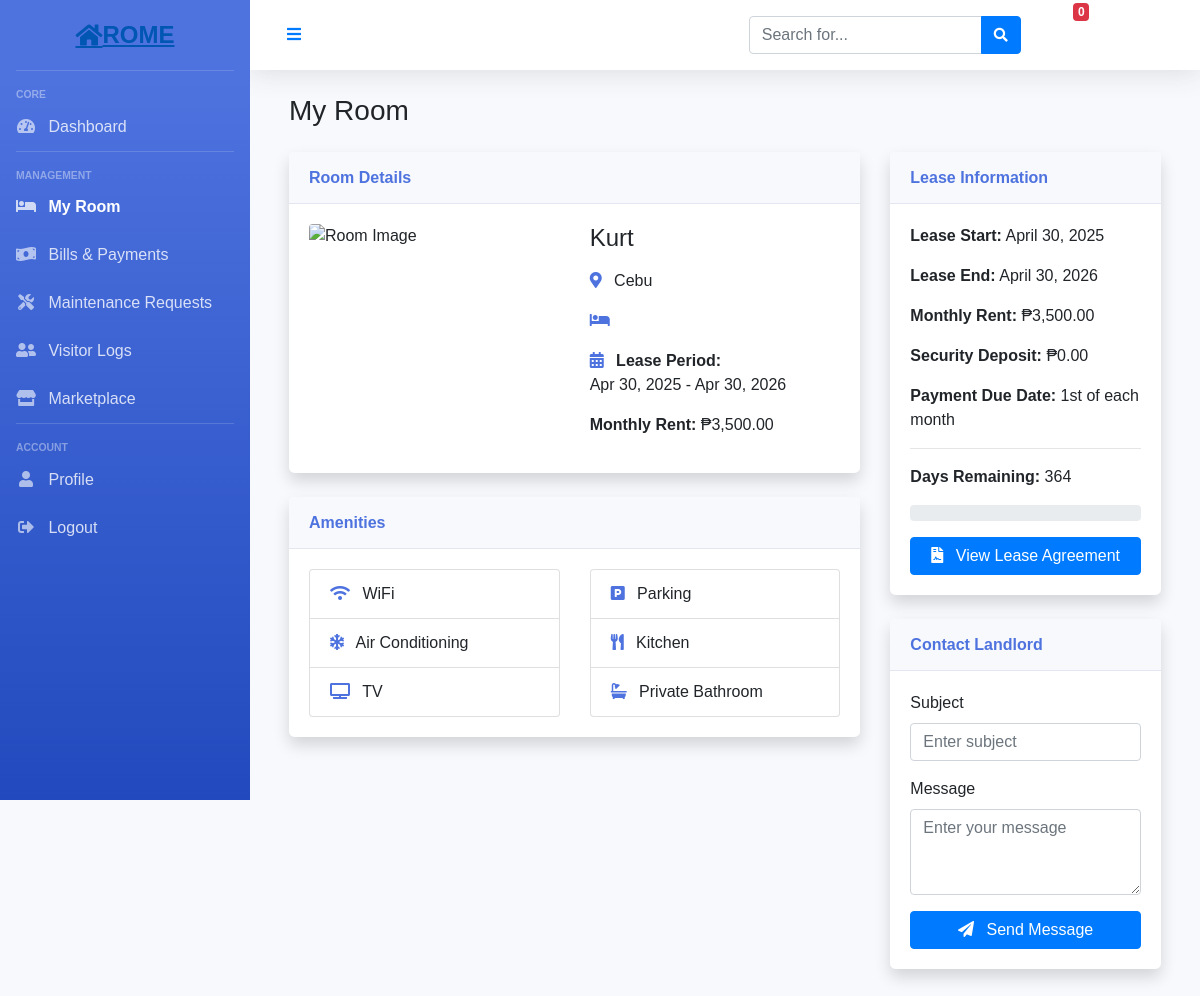
The app's page /tenant/tabs/dashboard-tab.php?tab=my-room (signed in) with its own data.
### tables this page shows
CREATE TABLE `current_rentals` (
  `id` int(10) UNSIGNED NOT NULL,
  `user_id` int(10) UNSIGNED NOT NULL,
  `room_id` int(10) UNSIGNED NOT NULL,
  `room_name` varchar(191) NOT NULL,
  `room_type` varchar(100) NOT NULL,
  `start_date` date NOT NULL,
  `end_date` date NOT NULL,
  `monthly_rent` decimal(10,2) NOT NULL,
  `security_deposit` decimal(10,2) DEFAULT 0.00,
  `status` enum('active','expired','terminated') NOT NULL DEFAULT 'active',
  `created_at` timestamp NULL DEFAULT current_timestamp(),
  `updated_at` timestamp NULL DEFAULT current_timestamp()
);

CREATE TABLE `room_rental_registrations` (
  `id` int(10) UNSIGNED NOT NULL,
  `fullname` varchar(191) NOT NULL,
  `mobile` varchar(191) NOT NULL,
  `alternat_mobile` varchar(191) NOT NULL,
  `email` varchar(191) NOT NULL,
  `country` varchar(191) NOT NULL,
  `state` varchar(191) NOT NULL,
  `city` varchar(191) NOT NULL,
  `landmark` varchar(191) NOT NULL,
  `rent` varchar(191) NOT NULL,
  `sale` varchar(190) DEFAULT NULL,
  `deposit` varchar(191) NOT NULL,
  `plot_number` varchar(191) NOT NULL,
  `rooms` varchar(100) DEFAULT NULL,
  `address` varchar(191) NOT NULL,
  `accommodation` varchar(191) NOT NULL,
  `description` varchar(191) NOT NULL,
  `image` longtext DEFAULT NULL,
  `open_for_sharing` varchar(191) DEFAULT NULL,
  `other` varchar(191) DEFAULT NULL,
  `vacant` int(1) NOT NULL DEFAULT 1,
  `created_at` timestamp NULL DEFAULT current_timestamp(),
  `updated_at` timestamp NULL DEFAULT current_timestamp(),
  `user_id` int(10) DEFAULT NULL
);

### tenant/tabs/my-room-tab.php (the view, shortened to what this page needs)
<?php
require_once($_SERVER['DOCUMENT_ROOT'].'/ROME/config/config.php');
if (isset($current_rental['room_id'])) {
    try {
        $stmt = $connect->prepare('SELECT rent, image AS room_image FROM room_rental_registrations WHERE id = :room_id');
        $stmt->execute(['room_id' => $current_rental['room_id']]);
        $room_details = $stmt->fetch(PDO::FETCH_ASSOC);
        $monthly_rent = $room_details['rent'] ?? $current_rental['monthly_rent'];
        $current_rental['room_image'] = $room_details['room_image'] ?? ($current_rental['room_image'] ?? null);
    } catch(PDOException $e) {
        $monthly_rent = $current_rental['monthly_rent'];
        error_log("Error fetching room rent: " . $e->getMessage());
    }
}
?>
<div class="d-sm-flex align-items-center justify-content-between mb-4">
    <h1 class="h3 mb-0 text-gray-800">My Room</h1>
</div>
<?php if (isset($current_rental) && $current_rental): ?>
<div class="row">
    <div class="col-lg-8">
        <div class="card shadow mb-4">
            <div class="card-header py-3">
                <h6 class="m-0 font-weight-bold text-primary">Room Details</h6>
            </div>
            <div class="card-body">
                <div class="row">
                    <div class="col-md-6">
                        <img src="/ROME/<?php echo $current_rental['room_image'] ? $current_rental['room_image'] : 'assets/img/default-room.jpg'; ?>"
                             class="img-fluid rounded mb-4" alt="Room Image">
                    </div>
                    <div class="col-md-6">
                        <h4 class="mb-3"><?php echo $current_rental['room_name']; ?></h4>
                        <p><i class="fas fa-map-marker-alt mr-2 text-primary"></i> <?php echo $current_rental['location']; ?></p>
                        <p><i class="fas fa-bed mr-2 text-primary"></i> <?php echo $current_rental['room_type']; ?></p>
                        <p><i class="fas fa-calendar-alt mr-2 text-primary"></i> <strong>Lease Period:</strong><br>
                           <?php echo date('M d, Y', strtotime($current_rental['start_date'])); ?> -
                           <?php echo date('M d, Y', strtotime($current_rental['end_date'])); ?></p>
                        <p><strong>Monthly Rent:</strong>
                           ₱<?php echo number_format($monthly_rent, 2); ?></p>
                    </div>
                </div>
            </div>
        </div>
        <div class="card shadow mb-4">
            <div class="card-header py-3">
                <h6 class="m-0 font-weight-bold text-primary">Amenities</h6>
            </div>
            <div class="card-body">
                <div class="row">
                    <div class="col-md-6">
                        <ul class="list-group">
                            <li class="list-group-item"><i class="fas fa-wifi mr-2 text-primary"></i> WiFi</li>
                            <li class="list-group-item"><i class="fas fa-snowflake mr-2 text-primary"></i> Air Conditioning</li>
                            <li class="list-group-item"><i class="fas fa-tv mr-2 text-primary"></i> TV</li>
                        </ul>
                    </div>
                    <div class="col-md-6">
                        <ul class="list-group">
                            <li class="list-group-item"><i class="fas fa-parking mr-2 text-primary"></i> Parking</li>
                            <li class="list-group-item"><i class="fas fa-utensils mr-2 text-primary"></i> Kitchen</li>
                            <li class="list-group-item"><i class="fas fa-bath mr-2 text-primary"></i> Private Bathroom</li>
                        </ul>
                    </div>
                </div>
            </div>
        </div>
    </div>
    <div class="col-lg-4">
        <div class="card shadow mb-4">
            <div class="card-header py-3">
                <h6 class="m-0 font-weight-bold text-primary">Lease Information</h6>
            </div>
            <div class="card-body">
                <p><strong>Lease Start:</strong> <?php echo date('F d, Y', strtotime($current_rental['start_date'])); ?></p>
                <p><strong>Lease End:</strong> <?php echo date('F d, Y', strtotime($current_rental['end_date'])); ?></p>
                <p><strong>Monthly Rent:</strong> ₱<?php echo number_format($monthly_rent, 2); ?></p>
                <p><strong>Security Deposit:</strong> ₱<?php echo number_format($current_rental['security_deposit'] ?? 0, 2); ?></p>
                <p><strong>Payment Due Date:</strong> 1st of each month</p>
                <hr>
                <p><strong>Days Remaining:</strong>
                <?php
                $end_date = new DateTime($current_rental['end_date']);
                $today = new DateTime();
                $interval = $today->diff($end_date);
                echo $interval->days;
                ?>
                </p>
                <div class="progress mb-3">
                </div>
                <a href="#" class="btn btn-primary btn-block">
                    <i class="fas fa-file-contract mr-2"></i> View Lease Agreement
                </a>
            </div>
        </div>
        <div class="card shadow mb-4">
            <div class="card-header py-3">
                <h6 class="m-0 font-weight-bold text-primary">Contact Landlord</h6>
            </div>
            <div class="card-body">
                <form>
                    <div class="form-group">
                        <label>Subject</label>
                        <input type="text" class="form-control" placeholder="Enter subject">
                    </div>
                    <div class="form-group">
                        <label>Message</label>
                        <textarea class="form-control" rows="3" placeholder="Enter your message"></textarea>
                    </div>
                    <button type="submit" class="btn btn-primary btn-block">
                        <i class="fas fa-paper-plane mr-2"></i> Send Message
                    </button>
                </form>
            </div>
        </div>
    </div>
</div>
<?php endif; ?>

### tenant/tabs/dashboard-tab.php (style rules this page uses)
:root { --primary-color: #4e73df; --secondary-color: #1cc88a; --danger-color: #e74a3b; --warning-color: #f6c23e; --info-color: #36b9cc; --dark-color: #5a5c69; --light-color: #f8f9fc; }
body { font-family: 'Nunito', sans-serif; background-color: #f8f9fc; }
.card { margin-bottom: 1.5rem; border: none; border-radius: 0.35rem; box-shadow: 0 0.15rem 1.75rem 0 rgba(58, 59, 69, 0.15); }
.card-header { background-color: #f8f9fc; border-bottom: 1px solid #e3e6f0; padding: 0.75rem 1.25rem; }
.card-body { padding: 1.25rem; }
.text-primary { color: var(--primary-color) !important; }

### records on screen
current_rentals: room_rental_registrations.fullname "Kurt", room_rental_registrations.address "Cebu", start_date "Apr 30, 2025", end_date "Apr 30, 2026", start_date "April 30, 2025", end_date "April 30, 2026", security_deposit "0.00", end_date "364"
room_rental_registrations: rent "3,500.00"

### other values on screen
$unpaid_bills_count + $pending_maintenance_count "0"
